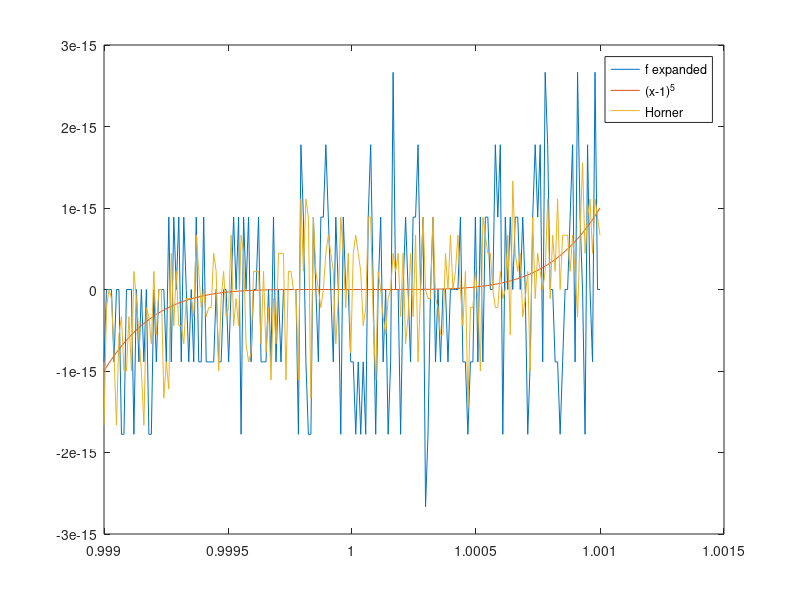

Write the MATLAB code that produced this figure.
%MONOTONICITY_LOST
%is monotonicity lost or instability
f=@(x) x.^5-5*x.^4+10*x.^3-10*x.^2+5*x-1;
x=linspace(0.999,1.001,200);
plot(x,f(x),x,(x-1).^5)
p=[1,-5,10,-10,5,-1];
plot(x,f(x),x,(x-1).^5,x,polyval(p,x))
legend('f expanded','(x-1)^5','Horner','Location','best');